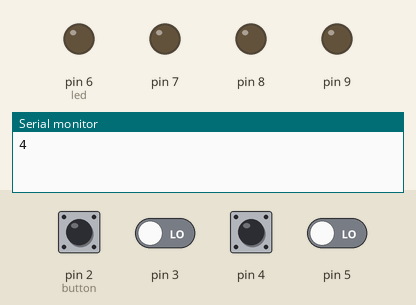
The sketch below on a simulated Arduino Uno, built with avr-gcc and run on an emulated ATmega328P. Shown: output pins drawn as LEDs (lit = HIGH), the last lines printed to the serial monitor. Dashed ring = blinking. The test bench sets the inputs (shaded band); at power-on: pin 2 (button), pin 3–5 LOW. Random numbers use the default seed unless the sketch sets one.

Above: at 3.0 s.
3.1 s: pin 2 (button) pulled HIGH for 0.15 s
At 3.35 s:
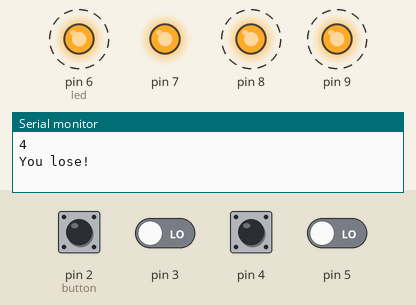
6.2 s: pin 2 (button) pulled HIGH for 1 s
At 7.3 s:
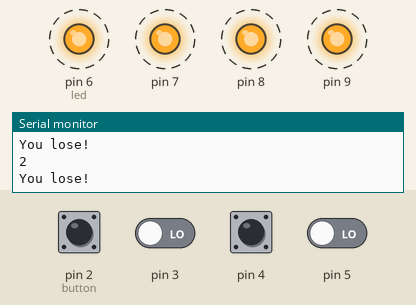
9.7 s: pin 2 (button) pulled HIGH for 1 s
At 13.1 s:
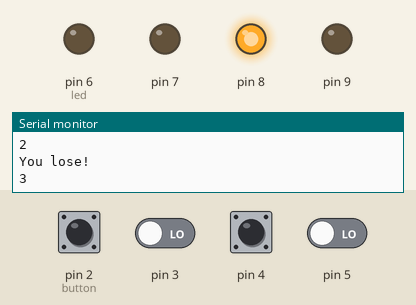
13.7 s: pin 4 pulsed HIGH 2 times (0.12 s each, 0.3 s apart)
At 13.92 s:
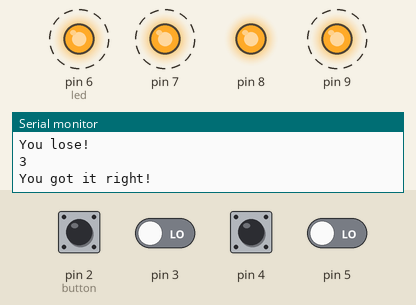
16.7 s: pin 2 (button) pulled HIGH for 0.15 s
At 19.2 s:
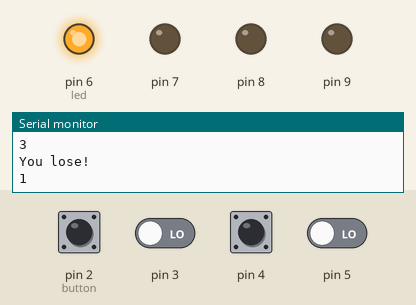
Timing chart, 0 to 20.8 s (numbered marks = the images above; inputs shaded):
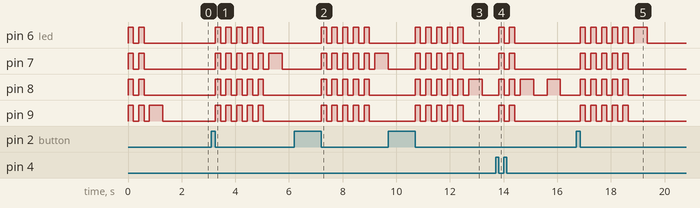

The sketch:

Simoino.ino
```cpp
const int button = 2;
const int led = 6;

int buttonState = 0;
int sequence[200];
int seq_length = 0;
int i, j;

void setup() {
  Serial.begin(9600);

  pinMode(led, OUTPUT);
  pinMode(led+1, OUTPUT);
  pinMode(led+2, OUTPUT);
  pinMode(led+3, OUTPUT);
  pinMode(button, INPUT);
  pinMode(button+1, INPUT);
  pinMode(button+2, INPUT);
  pinMode(button+3, INPUT);

  playSequence();
}

void loop() {
  for (i = 0; i < seq_length; i++) {
    buttonState = 0;
    waitForInput();

    if (sequence[i] != buttonState) {
      Serial.println("You lose!");
      seq_length = 0;
      blinkAll(3);
      break;
    }
    else {
      Serial.println("You got it right!");
    }
  }

  playSequence();
}

void addNumber() {
  sequence[seq_length] = random(1, 5);
  seq_length++;
}

void playSequence() {
  blinkAll(2);
  addNumber();

  for (i = 0; i < seq_length; i++) {
    Serial.println(sequence[i]);
    blink(sequence[i]);
  }
}

void waitForInput() {
  while (!buttonState) {
    if (digitalRead(button)) buttonState = 1;
    else if (digitalRead(button+1)) buttonState = 2;
    else if (digitalRead(button+2)) buttonState = 3;
    else if (digitalRead(button+3)) buttonState = 4;
    else buttonState = 0;
  }

  while (digitalRead(button) || digitalRead(button+1) || digitalRead(button+2) || digitalRead(button+3));
}

void blink (int number) {
  digitalWrite(led + number - 1, HIGH);
  delay(500);
  digitalWrite(led + number - 1, LOW);
  delay(500);
}

void blinkAll(int number) {
  for (j = 0; j < number; j++) {
    digitalWrite(led, HIGH);
    digitalWrite(led+1, HIGH);
    digitalWrite(led+2, HIGH);
    digitalWrite(led+3, HIGH);
    delay(200);

    digitalWrite(led, LOW);
    digitalWrite(led+1, LOW);
    digitalWrite(led+2, LOW);
    digitalWrite(led+3, LOW);
    delay(200);
  }
}
```

Measured:
- after the input at 3.1 s, pin 6 (led), pin 8, pin 9: alternates HIGH for 0.20 s and LOW for 0.20 s, 10 changes in all, then stays LOW, starting after 0.15 s; pin 7: goes 5 × (HIGH 0.20 s, LOW 0.20 s), HIGH 0.50 s, then LOW, starting after 0.15 s
- after the input at 6.2 s, pin 6 (led), pin 8, pin 9: alternates HIGH for 0.20 s and LOW for 0.20 s, 10 changes in all, then stays LOW, starting after 1.0 s; pin 7: alternates HIGH for 0.20 s and LOW for 0.20 s, starting after 1.0 s
- after the input at 9.7 s, pin 6 (led), pin 9: alternates HIGH for 0.20 s and LOW for 0.20 s, 10 changes in all, then stays LOW, starting after 1.0 s; pin 8: goes 5 × (HIGH 0.20 s, LOW 0.20 s), HIGH 0.50 s, then LOW, starting after 1.0 s
- after the input at 13.7 s, pin 6 (led), pin 7, pin 9: alternates HIGH for 0.20 s and LOW for 0.20 s, 4 changes in all, then stays LOW, starting after 0.12 s; pin 8: LOW → HIGH after 0.12 s, → LOW 0.20 s later, → HIGH 0.20 s later, → LOW 0.20 s later, … (8 changes in this stretch)
- after the input at 16.7 s, pin 6 (led): goes 5 × (HIGH 0.20 s, LOW 0.20 s), HIGH 0.50 s, then LOW, starting after 0.15 s; pin 7–9: alternates HIGH for 0.20 s and LOW for 0.20 s, 10 changes in all, then stays LOW, starting after 0.15 s
